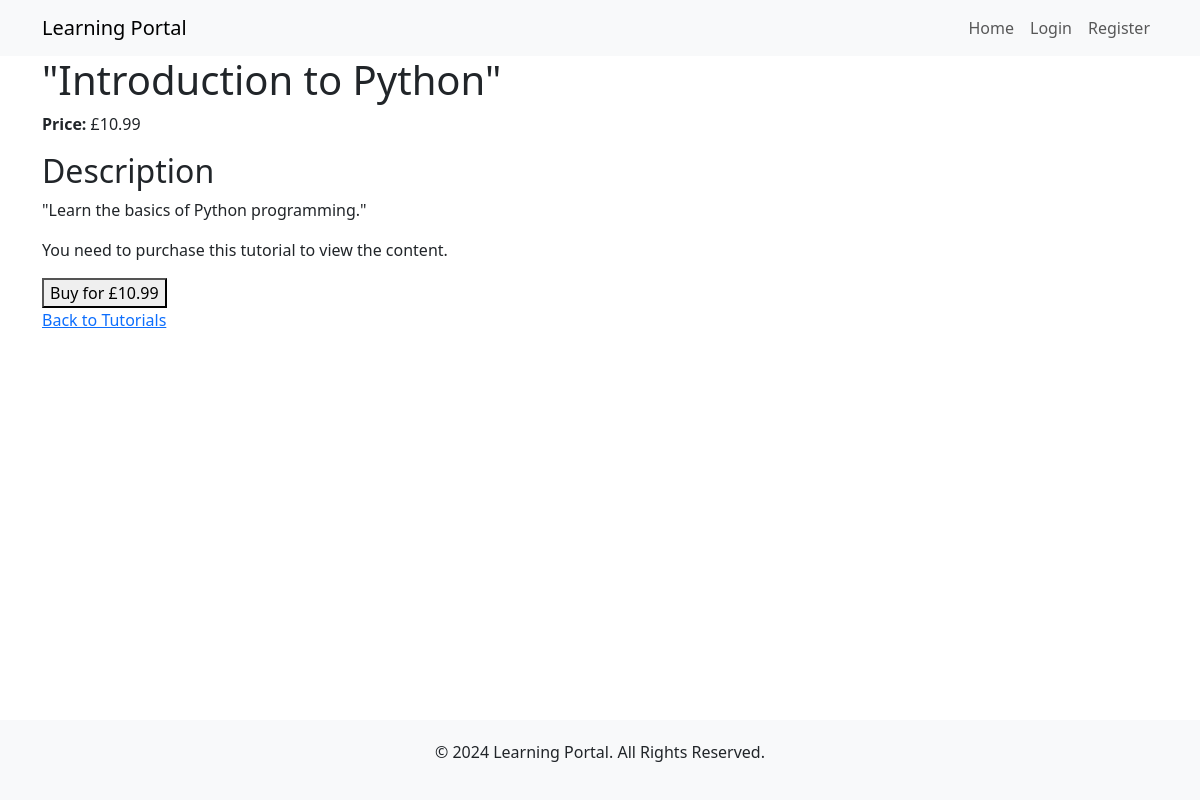
The page /tutorial/3/ on the database its author committed.
### main/models.py (models this page shows, shortened)
class Tutorial(models.Model):
    title = models.CharField(max_length=200)
    description = models.TextField()
    content = models.TextField()
    price = models.DecimalField(max_digits=6, decimal_places=2)
    created_at = models.DateTimeField(auto_now_add=True)
    purchased = models.BooleanField(default=False)  # New field

### main/views.py (the view)
# urls.py: path('tutorial/<int:pk>/', views.tutorial_detail, name='tutorial_detail'),
def tutorial_detail(request, pk):
    tutorial = get_object_or_404(Tutorial, pk=pk)
    return render(request, 'main/tutorial_detail.html', {'tutorial': tutorial})

### main/templatetags/custom_filters.py (called while the page is built)
@register.filter
def currency(value):
    return "£{:,.2f}".format(value)

### main/templates/main/tutorial_detail.html (shortened to what this page needs)
{% extends 'main/base.html' %}
{% load custom_filters %}
{% block content %}
    <h1>{{ tutorial.title }}</h1>
    <p><strong>Price:</strong> {{ tutorial.price|currency }}</p>
    <h2>Description</h2>
    <p>{{ tutorial.description }}</p>
    {% if tutorial.purchased %}
        <h2>Content</h2>
        <p>{{ tutorial.content }}</p>
    {% else %}
        <p>You need to purchase this tutorial to view the content.</p>
        <form action="{% url 'checkout' tutorial.pk %}" method="get">
            <button type="submit">Buy for {{ tutorial.price|currency }}</button>
        </form>
    {% endif %}
    <a href="{% url 'home' %}">Back to Tutorials</a>
{% endblock %}

### main/static/main/styles.css (style rules this page uses)
html, body { height: 100%; margin: 0; display: flex; flex-direction: column; }

### rows shown on the page
Tutorial: title "\"Introduction to Python\"", price "£10.99", description "\"Learn the basics of Python programming.\""
